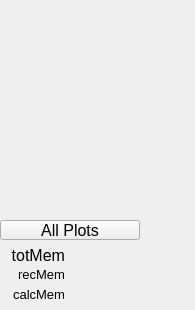
<?xml version="1.0" ?>
<ui version="4.0">
  <class>Dialog</class>
  <widget class="PyDMFrame" name="screen">
    <property name="geometry">
      <rect>
        <x>1055</x>
        <y>233</y>
        <width>195</width>
        <height>310</height>
      </rect>
    </property>
    <property name="minimumSize">
      <size>
        <width>195</width>
        <height>310</height>
      </size>
    </property>
    <property name="styleSheet">
      <string notr="true">PyDMFrame#screen {
  color: rgb(26, 115, 9);
  background-color: rgb(200, 200, 200);
  }</string>
    </property>
    <property name="windowTitle">
      <string>userArrayCalcs10</string>
    </property>
    <layout class="QGridLayout" name="gridLayout" columnstretch="65,5,70,20,5,20,10" rowstretch="20,20,20,20,20,20,20,20,20,20,20,20,5,20,18,2,18,7">
      <property name="leftMargin">
        <number>0</number>
      </property>
      <property name="topMargin">
        <number>0</number>
      </property>
      <property name="rightMargin">
        <number>0</number>
      </property>
      <property name="bottomMargin">
        <number>0</number>
      </property>
      <property name="horizontalSpacing">
        <number>0</number>
      </property>
      <property name="verticalSpacing">
        <number>0</number>
      </property>
      <item row="0" column="0" colspan="7">
        <widget class="PyDMEnumButton" name="choice_button">
          <property name="geometry">
            <rect>
              <x>0</x>
              <y>0</y>
              <width>195</width>
              <height>20</height>
            </rect>
          </property>
          <property name="sizePolicy">
            <sizepolicy hsizetype="Ignored" vsizetype="Ignored">
              <horstretch>0</horstretch>
              <verstretch>0</verstretch>
            </sizepolicy>
          </property>
          <property name="toolTip">
            <string>${P}userArrayCalcEnable.VAL</string>
          </property>
          <property name="channel" stdset="0">
            <string>ca://${P}userArrayCalcEnable.VAL</string>
          </property>
          <property name="font">
            <font>
              <pointsize>12</pointsize>
            </font>
          </property>
          <property name="orientation" stdset="0">
            <number>1</number>
          </property>
          <property name="horizontalSpacing" stdset="0">
            <number>0</number>
          </property>
          <property name="verticalSpacing" stdset="0">
            <number>0</number>
          </property>
          <property name="marginTop" stdset="0">
            <number>0</number>
          </property>
          <property name="marginBottom" stdset="0">
            <number>0</number>
          </property>
          <property name="marginLeft" stdset="0">
            <number>0</number>
          </property>
          <property name="marginRight" stdset="0">
            <number>0</number>
          </property>
          <property name="styleSheet">
            <string notr="true">PyDMEnumButton#choice_button {
  color: rgb(0, 0, 0);
  background-color: rgb(115, 223, 255);
  margin: 0px;
  padding: 0px;
  min-width: 0px;
  min-height: 0px;
  }
QPushButton {
  color: rgb(0, 0, 0);
  background-color: rgb(115, 223, 255);
  margin: 0px;
  padding: 0px;
  min-width: 0px;
  min-height: 0px;
  }</string>
          </property>
        </widget>
      </item>
      <item row="1" column="0" colspan="7">
        <widget class="PyDMEmbeddedDisplay" name="composite">
          <property name="geometry">
            <rect>
              <x>0</x>
              <y>20</y>
              <width>195</width>
              <height>20</height>
            </rect>
          </property>
          <property name="sizePolicy">
            <sizepolicy hsizetype="Ignored" vsizetype="Ignored">
              <horstretch>0</horstretch>
              <verstretch>0</verstretch>
            </sizepolicy>
          </property>
          <property name="toolTip">
            <string>composite</string>
          </property>
          <property name="filename" stdset="0">
            <string>userArrayCalcs_line.ui</string>
          </property>
          <property name="macros" stdset="0">
            <string>P=${P},N=1</string>
          </property>
        </widget>
      </item>
      <item row="2" column="0" colspan="7">
        <widget class="PyDMEmbeddedDisplay" name="composite_1">
          <property name="geometry">
            <rect>
              <x>0</x>
              <y>40</y>
              <width>195</width>
              <height>20</height>
            </rect>
          </property>
          <property name="sizePolicy">
            <sizepolicy hsizetype="Ignored" vsizetype="Ignored">
              <horstretch>0</horstretch>
              <verstretch>0</verstretch>
            </sizepolicy>
          </property>
          <property name="toolTip">
            <string>composite_1</string>
          </property>
          <property name="filename" stdset="0">
            <string>userArrayCalcs_line.ui</string>
          </property>
          <property name="macros" stdset="0">
            <string>P=${P},N=2</string>
          </property>
        </widget>
      </item>
      <item row="3" column="0" colspan="7">
        <widget class="PyDMEmbeddedDisplay" name="composite_2">
          <property name="geometry">
            <rect>
              <x>0</x>
              <y>60</y>
              <width>195</width>
              <height>20</height>
            </rect>
          </property>
          <property name="sizePolicy">
            <sizepolicy hsizetype="Ignored" vsizetype="Ignored">
              <horstretch>0</horstretch>
              <verstretch>0</verstretch>
            </sizepolicy>
          </property>
          <property name="toolTip">
            <string>composite_2</string>
          </property>
          <property name="filename" stdset="0">
            <string>userArrayCalcs_line.ui</string>
          </property>
          <property name="macros" stdset="0">
            <string>P=${P},N=3</string>
          </property>
        </widget>
      </item>
      <item row="4" column="0" colspan="7">
        <widget class="PyDMEmbeddedDisplay" name="composite_3">
          <property name="geometry">
            <rect>
              <x>0</x>
              <y>80</y>
              <width>195</width>
              <height>20</height>
            </rect>
          </property>
          <property name="sizePolicy">
            <sizepolicy hsizetype="Ignored" vsizetype="Ignored">
              <horstretch>0</horstretch>
              <verstretch>0</verstretch>
            </sizepolicy>
          </property>
          <property name="toolTip">
            <string>composite_3</string>
          </property>
          <property name="filename" stdset="0">
            <string>userArrayCalcs_line.ui</string>
          </property>
          <property name="macros" stdset="0">
            <string>P=${P},N=4</string>
          </property>
        </widget>
      </item>
      <item row="5" column="0" colspan="7">
        <widget class="PyDMEmbeddedDisplay" name="composite_4">
          <property name="geometry">
            <rect>
              <x>0</x>
              <y>100</y>
              <width>195</width>
              <height>20</height>
            </rect>
          </property>
          <property name="sizePolicy">
            <sizepolicy hsizetype="Ignored" vsizetype="Ignored">
              <horstretch>0</horstretch>
              <verstretch>0</verstretch>
            </sizepolicy>
          </property>
          <property name="toolTip">
            <string>composite_4</string>
          </property>
          <property name="filename" stdset="0">
            <string>userArrayCalcs_line.ui</string>
          </property>
          <property name="macros" stdset="0">
            <string>P=${P},N=5</string>
          </property>
        </widget>
      </item>
      <item row="6" column="0" colspan="7">
        <widget class="PyDMEmbeddedDisplay" name="composite_5">
          <property name="geometry">
            <rect>
              <x>0</x>
              <y>120</y>
              <width>195</width>
              <height>20</height>
            </rect>
          </property>
          <property name="sizePolicy">
            <sizepolicy hsizetype="Ignored" vsizetype="Ignored">
              <horstretch>0</horstretch>
              <verstretch>0</verstretch>
            </sizepolicy>
          </property>
          <property name="toolTip">
            <string>composite_5</string>
          </property>
          <property name="filename" stdset="0">
            <string>userArrayCalcs_line.ui</string>
          </property>
          <property name="macros" stdset="0">
            <string>P=${P},N=6</string>
          </property>
        </widget>
      </item>
      <item row="7" column="0" colspan="7">
        <widget class="PyDMEmbeddedDisplay" name="composite_6">
          <property name="geometry">
            <rect>
              <x>0</x>
              <y>140</y>
              <width>195</width>
              <height>20</height>
            </rect>
          </property>
          <property name="sizePolicy">
            <sizepolicy hsizetype="Ignored" vsizetype="Ignored">
              <horstretch>0</horstretch>
              <verstretch>0</verstretch>
            </sizepolicy>
          </property>
          <property name="toolTip">
            <string>composite_6</string>
          </property>
          <property name="filename" stdset="0">
            <string>userArrayCalcs_line.ui</string>
          </property>
          <property name="macros" stdset="0">
            <string>P=${P},N=7</string>
          </property>
        </widget>
      </item>
      <item row="8" column="0" colspan="7">
        <widget class="PyDMEmbeddedDisplay" name="composite_7">
          <property name="geometry">
            <rect>
              <x>0</x>
              <y>160</y>
              <width>195</width>
              <height>20</height>
            </rect>
          </property>
          <property name="sizePolicy">
            <sizepolicy hsizetype="Ignored" vsizetype="Ignored">
              <horstretch>0</horstretch>
              <verstretch>0</verstretch>
            </sizepolicy>
          </property>
          <property name="toolTip">
            <string>composite_7</string>
          </property>
          <property name="filename" stdset="0">
            <string>userArrayCalcs_line.ui</string>
          </property>
          <property name="macros" stdset="0">
            <string>P=${P},N=8</string>
          </property>
        </widget>
      </item>
      <item row="9" column="0" colspan="7">
        <widget class="PyDMEmbeddedDisplay" name="composite_8">
          <property name="geometry">
            <rect>
              <x>0</x>
              <y>180</y>
              <width>195</width>
              <height>20</height>
            </rect>
          </property>
          <property name="sizePolicy">
            <sizepolicy hsizetype="Ignored" vsizetype="Ignored">
              <horstretch>0</horstretch>
              <verstretch>0</verstretch>
            </sizepolicy>
          </property>
          <property name="toolTip">
            <string>composite_8</string>
          </property>
          <property name="filename" stdset="0">
            <string>userArrayCalcs_line.ui</string>
          </property>
          <property name="macros" stdset="0">
            <string>P=${P},N=9</string>
          </property>
        </widget>
      </item>
      <item row="10" column="0" colspan="7">
        <widget class="PyDMEmbeddedDisplay" name="composite_9">
          <property name="geometry">
            <rect>
              <x>0</x>
              <y>200</y>
              <width>195</width>
              <height>20</height>
            </rect>
          </property>
          <property name="sizePolicy">
            <sizepolicy hsizetype="Ignored" vsizetype="Ignored">
              <horstretch>0</horstretch>
              <verstretch>0</verstretch>
            </sizepolicy>
          </property>
          <property name="toolTip">
            <string>composite_9</string>
          </property>
          <property name="filename" stdset="0">
            <string>userArrayCalcs_line.ui</string>
          </property>
          <property name="macros" stdset="0">
            <string>P=${P},N=10</string>
          </property>
        </widget>
      </item>
      <item row="11" column="0" colspan="3">
        <widget class="PyDMRelatedDisplayButton" name="related_display">
          <property name="geometry">
            <rect>
              <x>0</x>
              <y>220</y>
              <width>140</width>
              <height>20</height>
            </rect>
          </property>
          <property name="sizePolicy">
            <sizepolicy hsizetype="Ignored" vsizetype="Ignored">
              <horstretch>0</horstretch>
              <verstretch>0</verstretch>
            </sizepolicy>
          </property>
          <property name="toolTip">
            <string>All Plots</string>
          </property>
          <property name="text">
            <string>All Plots</string>
          </property>
          <property name="showIcon" stdset="0">
            <bool>false</bool>
          </property>
          <property name="font">
            <font>
              <pointsize>12</pointsize>
            </font>
          </property>
          <property name="styleSheet">
            <string notr="true">PyDMRelatedDisplayButton#related_display {
  color: rgb(255, 255, 255);
  background-color: rgb(40, 147, 21);
  }</string>
          </property>
          <property name="titles" stdset="0">
            <stringlist>
              <string>userArrayCalcPlots10</string>
            </stringlist>
          </property>
          <property name="filenames" stdset="0">
            <stringlist>
              <string>userArrayCalcPlots10.ui</string>
            </stringlist>
          </property>
          <property name="macros" stdset="0">
            <stringlist>
              <string>P=${P},N1=1,N2=2,N3=3,N4=4,N5=5,N6=6,N7=7,N8=8,N9=9,N10=10</string>
            </stringlist>
          </property>
          <property name="openInNewWindow" stdset="0">
            <bool>true</bool>
          </property>
        </widget>
      </item>
      <item row="13" column="0" rowspan="4">
        <widget class="PyDMFrame" name="composite_10">
          <property name="geometry">
            <rect>
              <x>0</x>
              <y>245</y>
              <width>65</width>
              <height>58</height>
            </rect>
          </property>
          <property name="sizePolicy">
            <sizepolicy hsizetype="Ignored" vsizetype="Ignored">
              <horstretch>0</horstretch>
              <verstretch>0</verstretch>
            </sizepolicy>
          </property>
          <layout class="QGridLayout" name="gridLayout_1" columnstretch="65" rowstretch="20,18,2,18">
            <property name="leftMargin">
              <number>0</number>
            </property>
            <property name="topMargin">
              <number>0</number>
            </property>
            <property name="rightMargin">
              <number>0</number>
            </property>
            <property name="bottomMargin">
              <number>0</number>
            </property>
            <property name="horizontalSpacing">
              <number>0</number>
            </property>
            <property name="verticalSpacing">
              <number>0</number>
            </property>
            <item row="1" column="0">
              <widget class="QLabel" name="text">
                <property name="geometry">
                  <rect>
                    <x>0</x>
                    <y>20</y>
                    <width>65</width>
                    <height>18</height>
                  </rect>
                </property>
                <property name="sizePolicy">
                  <sizepolicy hsizetype="Ignored" vsizetype="Ignored">
                    <horstretch>0</horstretch>
                    <verstretch>0</verstretch>
                  </sizepolicy>
                </property>
                <property name="text">
                  <string>recMem</string>
                </property>
                <property name="font">
                  <font>
                    <pointsize>10</pointsize>
                  </font>
                </property>
                <property name="brush" stdset="0">
                  <brush brushstyle="SolidPattern">
                    <color alpha="255">
                      <red>0</red>
                      <green>0</green>
                      <blue>0</blue>
                    </color>
                  </brush>
                </property>
                <property name="toolTip">
                  <string>text</string>
                </property>
                <property name="alignment">
                  <set>Qt::AlignRight|Qt::AlignTrailing|Qt::AlignVCenter</set>
                </property>
                <property name="styleSheet">
                  <string notr="true">QLabel#text {
  color: rgb(0, 0, 0);
  }</string>
                </property>
              </widget>
            </item>
            <item row="3" column="0">
              <widget class="QLabel" name="text_1">
                <property name="geometry">
                  <rect>
                    <x>0</x>
                    <y>40</y>
                    <width>65</width>
                    <height>18</height>
                  </rect>
                </property>
                <property name="sizePolicy">
                  <sizepolicy hsizetype="Ignored" vsizetype="Ignored">
                    <horstretch>0</horstretch>
                    <verstretch>0</verstretch>
                  </sizepolicy>
                </property>
                <property name="text">
                  <string>calcMem</string>
                </property>
                <property name="font">
                  <font>
                    <pointsize>10</pointsize>
                  </font>
                </property>
                <property name="brush" stdset="0">
                  <brush brushstyle="SolidPattern">
                    <color alpha="255">
                      <red>0</red>
                      <green>0</green>
                      <blue>0</blue>
                    </color>
                  </brush>
                </property>
                <property name="toolTip">
                  <string>text_1</string>
                </property>
                <property name="alignment">
                  <set>Qt::AlignRight|Qt::AlignTrailing|Qt::AlignVCenter</set>
                </property>
                <property name="styleSheet">
                  <string notr="true">QLabel#text_1 {
  color: rgb(0, 0, 0);
  }</string>
                </property>
              </widget>
            </item>
            <item row="0" column="0">
              <widget class="QLabel" name="text_2">
                <property name="geometry">
                  <rect>
                    <x>0</x>
                    <y>0</y>
                    <width>65</width>
                    <height>20</height>
                  </rect>
                </property>
                <property name="sizePolicy">
                  <sizepolicy hsizetype="Ignored" vsizetype="Ignored">
                    <horstretch>0</horstretch>
                    <verstretch>0</verstretch>
                  </sizepolicy>
                </property>
                <property name="text">
                  <string>totMem</string>
                </property>
                <property name="font">
                  <font>
                    <pointsize>12</pointsize>
                  </font>
                </property>
                <property name="brush" stdset="0">
                  <brush brushstyle="SolidPattern">
                    <color alpha="255">
                      <red>0</red>
                      <green>0</green>
                      <blue>0</blue>
                    </color>
                  </brush>
                </property>
                <property name="toolTip">
                  <string>text_2</string>
                </property>
                <property name="alignment">
                  <set>Qt::AlignRight|Qt::AlignTrailing|Qt::AlignVCenter</set>
                </property>
                <property name="styleSheet">
                  <string notr="true">QLabel#text_2 {
  color: rgb(0, 0, 0);
  }</string>
                </property>
              </widget>
            </item>
          </layout>
        </widget>
      </item>
      <item row="13" column="2" rowspan="4" colspan="2">
        <widget class="PyDMFrame" name="composite_11">
          <property name="geometry">
            <rect>
              <x>70</x>
              <y>245</y>
              <width>90</width>
              <height>58</height>
            </rect>
          </property>
          <property name="sizePolicy">
            <sizepolicy hsizetype="Ignored" vsizetype="Ignored">
              <horstretch>0</horstretch>
              <verstretch>0</verstretch>
            </sizepolicy>
          </property>
          <layout class="QGridLayout" name="gridLayout_2" columnstretch="90" rowstretch="20,18,2,18">
            <property name="leftMargin">
              <number>0</number>
            </property>
            <property name="topMargin">
              <number>0</number>
            </property>
            <property name="rightMargin">
              <number>0</number>
            </property>
            <property name="bottomMargin">
              <number>0</number>
            </property>
            <property name="horizontalSpacing">
              <number>0</number>
            </property>
            <property name="verticalSpacing">
              <number>0</number>
            </property>
            <item row="1" column="0">
              <widget class="PyDMLabel" name="text_update">
                <property name="geometry">
                  <rect>
                    <x>0</x>
                    <y>20</y>
                    <width>90</width>
                    <height>18</height>
                  </rect>
                </property>
                <property name="sizePolicy">
                  <sizepolicy hsizetype="Ignored" vsizetype="Ignored">
                    <horstretch>0</horstretch>
                    <verstretch>0</verstretch>
                  </sizepolicy>
                </property>
                <property name="toolTip">
                  <string>PV: ${P}acalcRecMem</string>
                </property>
                <property name="channel" stdset="0">
                  <string>ca://${P}acalcRecMem</string>
                </property>
                <property name="font">
                  <font>
                    <pointsize>10</pointsize>
                  </font>
                </property>
                <property name="alignment">
                  <set>Qt::AlignLeading|Qt::AlignLeft|Qt::AlignVCenter</set>
                </property>
                <property name="textInteractionFlags">
                  <set>Qt::TextSelectableByKeyboard|Qt::TextSelectableByMouse</set>
                </property>
                <property name="styleSheet">
                  <string notr="true">PyDMLabel#text_update {
  color: rgb(10, 0, 184);
  background-color: rgb(200, 200, 200);
  }</string>
                </property>
              </widget>
            </item>
            <item row="3" column="0">
              <widget class="PyDMLabel" name="text_update_1">
                <property name="geometry">
                  <rect>
                    <x>0</x>
                    <y>40</y>
                    <width>90</width>
                    <height>18</height>
                  </rect>
                </property>
                <property name="sizePolicy">
                  <sizepolicy hsizetype="Ignored" vsizetype="Ignored">
                    <horstretch>0</horstretch>
                    <verstretch>0</verstretch>
                  </sizepolicy>
                </property>
                <property name="toolTip">
                  <string>PV: ${P}acalcCalcMem</string>
                </property>
                <property name="channel" stdset="0">
                  <string>ca://${P}acalcCalcMem</string>
                </property>
                <property name="font">
                  <font>
                    <pointsize>10</pointsize>
                  </font>
                </property>
                <property name="alignment">
                  <set>Qt::AlignLeading|Qt::AlignLeft|Qt::AlignVCenter</set>
                </property>
                <property name="textInteractionFlags">
                  <set>Qt::TextSelectableByKeyboard|Qt::TextSelectableByMouse</set>
                </property>
                <property name="styleSheet">
                  <string notr="true">PyDMLabel#text_update_1 {
  color: rgb(10, 0, 184);
  background-color: rgb(200, 200, 200);
  }</string>
                </property>
              </widget>
            </item>
            <item row="0" column="0">
              <widget class="PyDMLabel" name="text_update_2">
                <property name="geometry">
                  <rect>
                    <x>0</x>
                    <y>0</y>
                    <width>90</width>
                    <height>20</height>
                  </rect>
                </property>
                <property name="sizePolicy">
                  <sizepolicy hsizetype="Ignored" vsizetype="Ignored">
                    <horstretch>0</horstretch>
                    <verstretch>0</verstretch>
                  </sizepolicy>
                </property>
                <property name="toolTip">
                  <string>PV: ${P}acalcTotMem</string>
                </property>
                <property name="channel" stdset="0">
                  <string>ca://${P}acalcTotMem</string>
                </property>
                <property name="font">
                  <font>
                    <pointsize>12</pointsize>
                  </font>
                </property>
                <property name="alignment">
                  <set>Qt::AlignLeading|Qt::AlignLeft|Qt::AlignVCenter</set>
                </property>
                <property name="textInteractionFlags">
                  <set>Qt::TextSelectableByKeyboard|Qt::TextSelectableByMouse</set>
                </property>
                <property name="styleSheet">
                  <string notr="true">PyDMLabel#text_update_2 {
  color: rgb(10, 0, 184);
  background-color: rgb(200, 200, 200);
  }</string>
                </property>
              </widget>
            </item>
          </layout>
        </widget>
      </item>
      <item row="14" column="5">
        <widget class="PyDMLabel" name="text_update_3">
          <property name="geometry">
            <rect>
              <x>165</x>
              <y>265</y>
              <width>20</width>
              <height>18</height>
            </rect>
          </property>
          <property name="sizePolicy">
            <sizepolicy hsizetype="Ignored" vsizetype="Ignored">
              <horstretch>0</horstretch>
              <verstretch>0</verstretch>
            </sizepolicy>
          </property>
          <property name="toolTip">
            <string>PV: ${P}acalcRecMem.EGU</string>
          </property>
          <property name="channel" stdset="0">
            <string>ca://${P}acalcRecMem.EGU</string>
          </property>
          <property name="font">
            <font>
              <pointsize>10</pointsize>
            </font>
          </property>
          <property name="alignment">
            <set>Qt::AlignLeading|Qt::AlignLeft|Qt::AlignVCenter</set>
          </property>
          <property name="textInteractionFlags">
            <set>Qt::TextSelectableByKeyboard|Qt::TextSelectableByMouse</set>
          </property>
          <property name="styleSheet">
            <string notr="true">PyDMLabel#text_update_3 {
  color: rgb(10, 0, 184);
  background-color: rgb(200, 200, 200);
  }</string>
          </property>
        </widget>
      </item>
      <item row="16" column="5">
        <widget class="PyDMLabel" name="text_update_4">
          <property name="geometry">
            <rect>
              <x>165</x>
              <y>285</y>
              <width>20</width>
              <height>18</height>
            </rect>
          </property>
          <property name="sizePolicy">
            <sizepolicy hsizetype="Ignored" vsizetype="Ignored">
              <horstretch>0</horstretch>
              <verstretch>0</verstretch>
            </sizepolicy>
          </property>
          <property name="toolTip">
            <string>PV: ${P}acalcCalcMem.EGU</string>
          </property>
          <property name="channel" stdset="0">
            <string>ca://${P}acalcCalcMem.EGU</string>
          </property>
          <property name="font">
            <font>
              <pointsize>10</pointsize>
            </font>
          </property>
          <property name="alignment">
            <set>Qt::AlignLeading|Qt::AlignLeft|Qt::AlignVCenter</set>
          </property>
          <property name="textInteractionFlags">
            <set>Qt::TextSelectableByKeyboard|Qt::TextSelectableByMouse</set>
          </property>
          <property name="styleSheet">
            <string notr="true">PyDMLabel#text_update_4 {
  color: rgb(10, 0, 184);
  background-color: rgb(200, 200, 200);
  }</string>
          </property>
        </widget>
      </item>
      <item row="13" column="5">
        <widget class="PyDMLabel" name="text_update_5">
          <property name="geometry">
            <rect>
              <x>165</x>
              <y>245</y>
              <width>20</width>
              <height>20</height>
            </rect>
          </property>
          <property name="sizePolicy">
            <sizepolicy hsizetype="Ignored" vsizetype="Ignored">
              <horstretch>0</horstretch>
              <verstretch>0</verstretch>
            </sizepolicy>
          </property>
          <property name="toolTip">
            <string>PV: ${P}acalcTotMem.EGU</string>
          </property>
          <property name="channel" stdset="0">
            <string>ca://${P}acalcTotMem.EGU</string>
          </property>
          <property name="font">
            <font>
              <pointsize>12</pointsize>
            </font>
          </property>
          <property name="alignment">
            <set>Qt::AlignLeading|Qt::AlignLeft|Qt::AlignVCenter</set>
          </property>
          <property name="textInteractionFlags">
            <set>Qt::TextSelectableByKeyboard|Qt::TextSelectableByMouse</set>
          </property>
          <property name="styleSheet">
            <string notr="true">PyDMLabel#text_update_5 {
  color: rgb(10, 0, 184);
  background-color: rgb(200, 200, 200);
  }</string>
          </property>
        </widget>
      </item>
    </layout>
    <zorder>choice_button</zorder>
    <zorder>composite</zorder>
    <zorder>composite_1</zorder>
    <zorder>composite_2</zorder>
    <zorder>composite_3</zorder>
    <zorder>composite_4</zorder>
    <zorder>composite_5</zorder>
    <zorder>composite_6</zorder>
    <zorder>composite_7</zorder>
    <zorder>composite_8</zorder>
    <zorder>composite_9</zorder>
    <zorder>related_display</zorder>
    <zorder>text</zorder>
    <zorder>text_1</zorder>
    <zorder>text_2</zorder>
    <zorder>composite_10</zorder>
    <zorder>text_update</zorder>
    <zorder>text_update_1</zorder>
    <zorder>text_update_2</zorder>
    <zorder>composite_11</zorder>
    <zorder>text_update_3</zorder>
    <zorder>text_update_4</zorder>
    <zorder>text_update_5</zorder>
  </widget>
  <customwidgets>
    <customwidget>
      <class>PyDMEnumButton</class>
      <extends>QWidget</extends>
      <header>pydm.widgets.enum_button</header>
    </customwidget>
    <customwidget>
      <class>PyDMEmbeddedDisplay</class>
      <extends>QFrame</extends>
      <header>pydm.widgets.embedded_display</header>
    </customwidget>
    <customwidget>
      <class>PyDMRelatedDisplayButton</class>
      <extends>QPushButton</extends>
      <header>pydm.widgets.related_display_button</header>
    </customwidget>
    <customwidget>
      <class>PyDMFrame</class>
      <extends>QFrame</extends>
      <header>pydm.widgets.frame</header>
    </customwidget>
    <customwidget>
      <class>PyDMLabel</class>
      <extends>QLabel</extends>
      <header>pydm.widgets.label</header>
    </customwidget>
  </customwidgets>
</ui>
